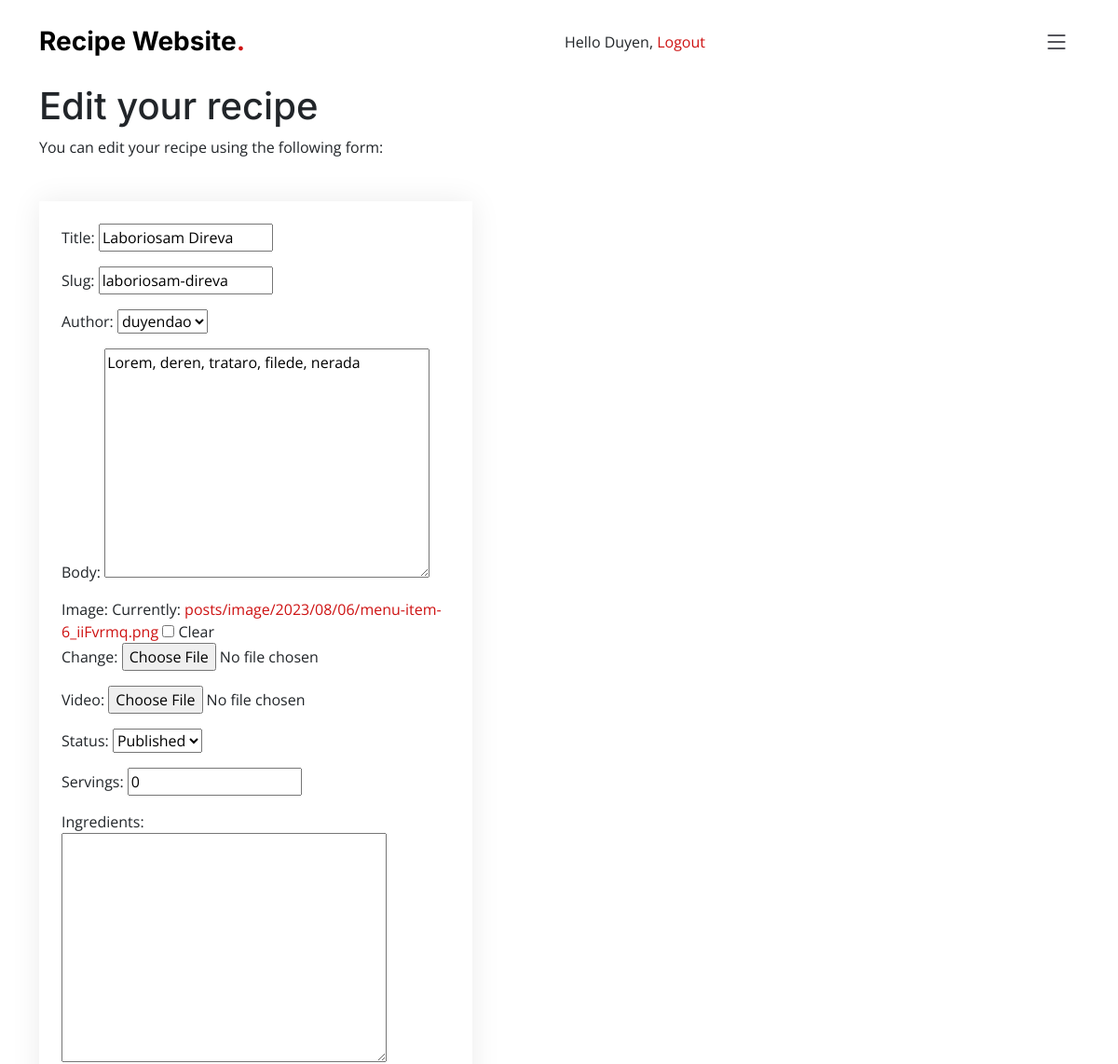
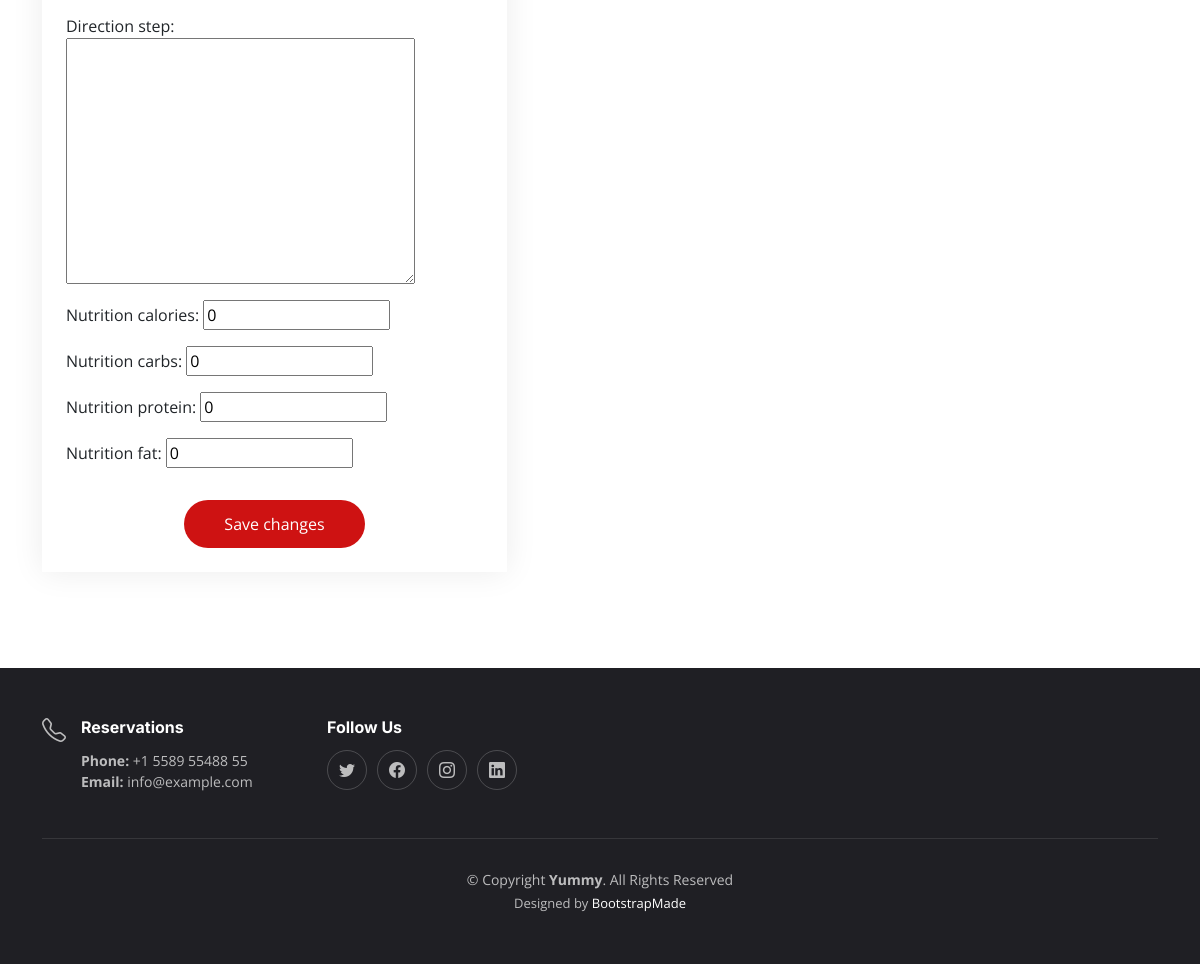
The page /menu/edit-recipe/6 (signed in) on the database as committed earlier (2 pictures, top to bottom).
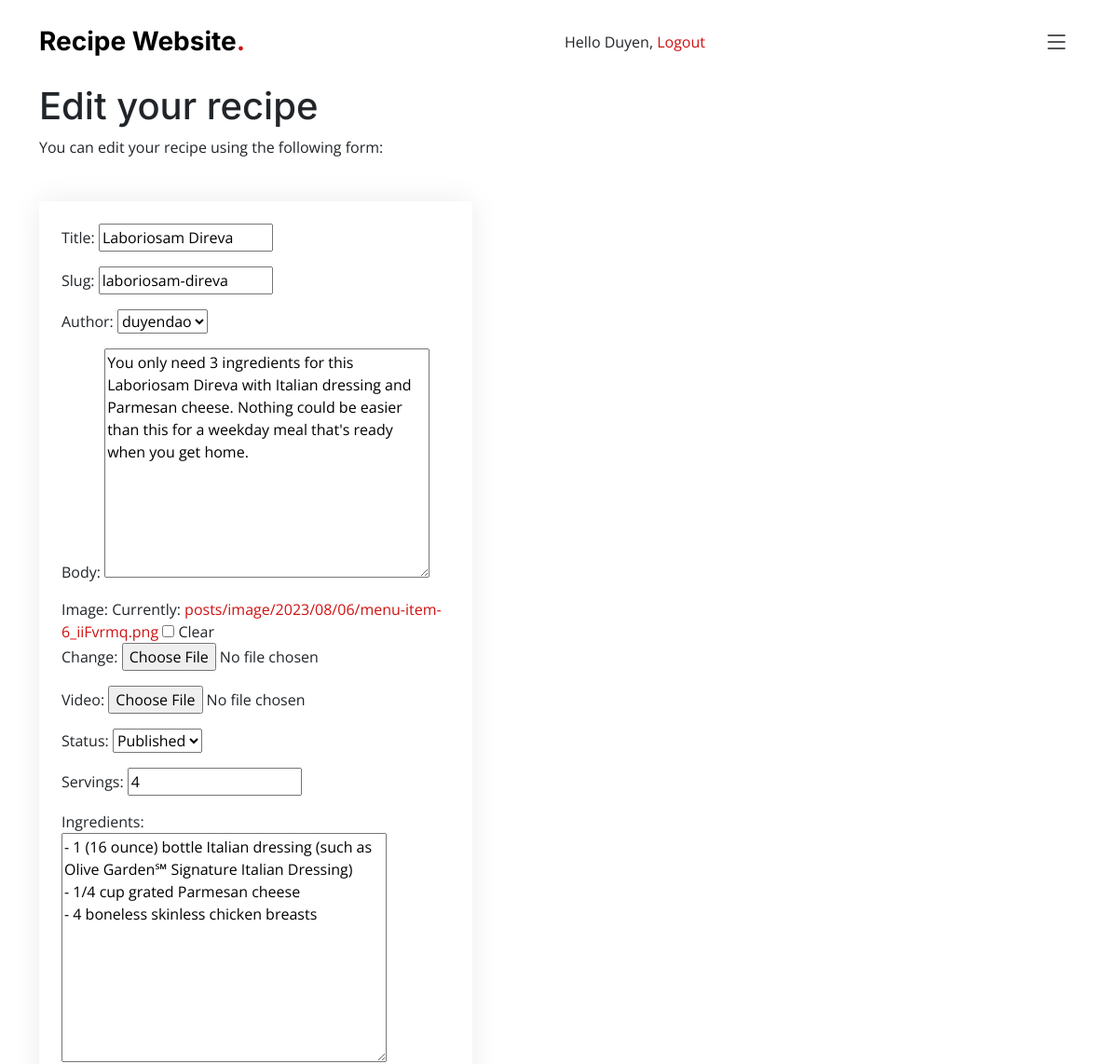
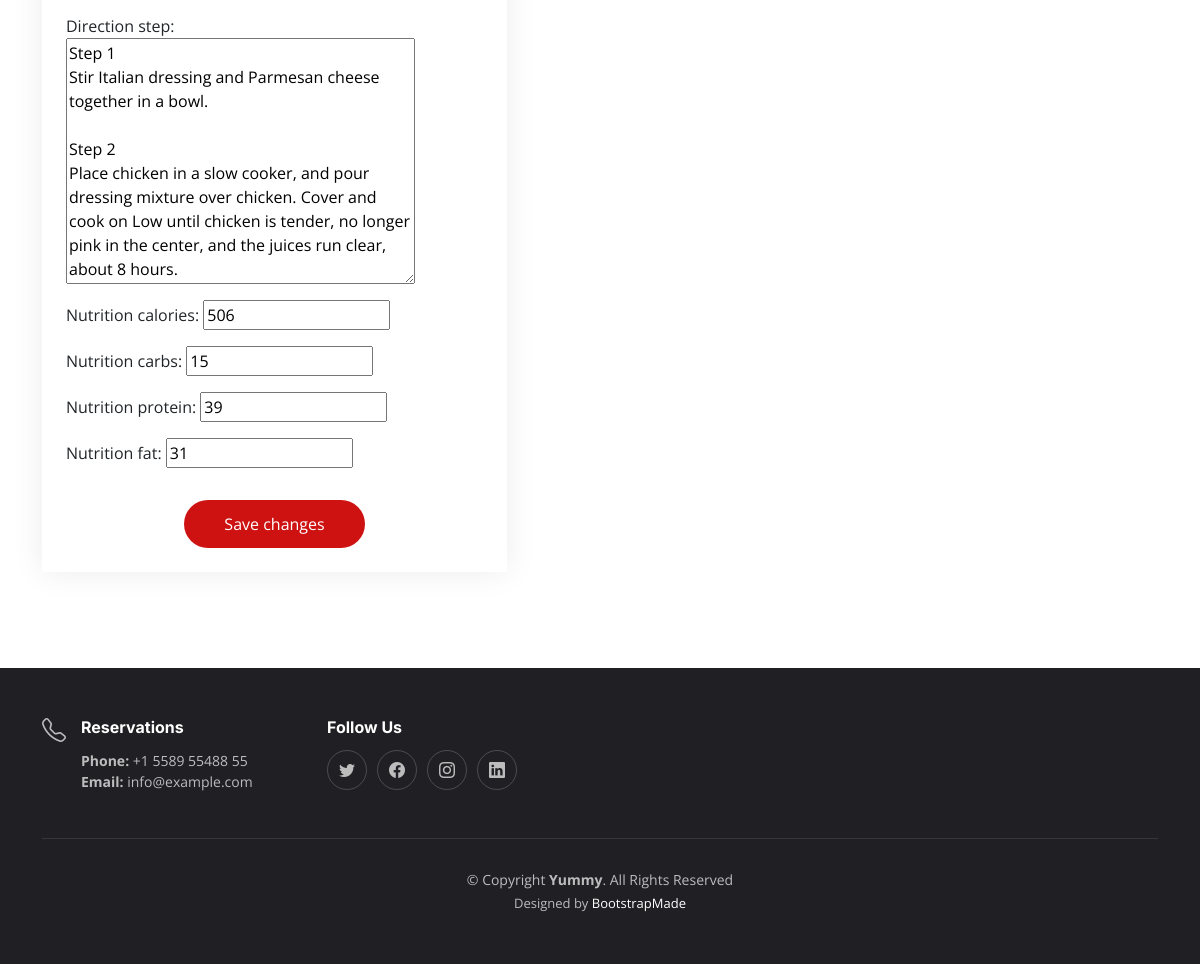
The same page on the database as committed later (2 pictures, top to bottom).
### recipe/models.py (models this page shows, shortened)
class Post(models.Model):
    STATUS_CHOICES = ( ('draft', 'Draft'), ('published', 'Published'), )
    title = models.CharField(max_length=250)
    slug = models.SlugField(max_length=250, unique_for_date='publish')
    author = models.ForeignKey(User, on_delete=models.CASCADE, related_name='recipe_posts')
    body = models.TextField(blank=True)
    image = models.ImageField(upload_to='posts/image/%Y/%m/%d/', blank=True)
    video = models.FileField(upload_to='posts/video/%Y/%m/%d/', blank=True)
    url = models.URLField()
    publish = models.DateTimeField(default=timezone.now)
    created = models.DateTimeField(auto_now_add=True)
    updated = models.DateTimeField(auto_now=True)
    status = models.CharField(max_length=10, choices=STATUS_CHOICES, default='draft')
    objects = models.Manager() # The default manager.
    published = PublishedManager() # Our custom manager.
    score = models.IntegerField(default=0,
        validators=[
            MaxValueValidator(5),
            MinValueValidator(0),
        ]
    )
    servings = models.IntegerField(default=0)
    ingredients = models.TextField(blank=True)
    direction_step = models.TextField(blank=True)
    nutrition_calories = models.IntegerField(default=0)
    nutrition_carbs = models.IntegerField(default=0)
    nutrition_protein = models.IntegerField(default=0)
    nutrition_fat = models.IntegerField(default=0)
    class Meta:
        ordering = ('-publish',)

### recipe/views.py (the view)
# urls.py: path('edit-recipe/<int:post_id>', views.edit, name='edit_recipe'),
@login_required
def edit(request, post_id):
    post = Post.objects.get(id=post_id)
    if request.method == 'POST':
        post_form = PostEditForm(instance=post, data=request.POST, files=request.FILES)
        if post_form.is_valid ():
            post_form.save()
            return HttpResponseRedirect('/menu/')
        else:
            messages.error(request, 'Error updating your post')
    else:
        post_form = PostEditForm(instance=post)
    return render(request, 'recipe/post/edit.html', {'post': post,
                                                     'post_form': post_form})

### recipe/forms.py
class PostEditForm(forms.ModelForm):
    class Meta:
        model = Post
        fields = ('title', 'slug', 'author', 'body', 'image', 'video', 'status',
                  'servings', 'ingredients', 'direction_step', 'nutrition_calories',
                  'nutrition_carbs', 'nutrition_protein', 'nutrition_fat')

### recipe/templates/recipe/post/edit.html (shortened to what this page needs)
{% extends "base.html" %}
{% block content %}
    <div class="contact">
        <div class="container">
            <div class="col-lg-5 order-2 order-lg-1 d-flex flex-column justify-content-center align-items-center align-items-lg-start text-center text-lg-start">
                <h1 style="padding-top: 10px;">Edit your recipe</h1>
                <p>You can edit your recipe using the following form:</p>
            </div>
            <div class="col-lg-5 order-1 order-lg-2 text-center text-lg-start">
                <form method="post" enctype="multipart/form-data" class="comment-form p-3 p-md-4">
                    {{ post_form.as_p }}
                    <div class="text-center"><button type="submit">Save changes</button></div>
                </form>
            </div>
        </div>
    </div>
{% endblock %}

Rows that differ between the two databases and show on the page:
changed Post "Laboriosam Direva": body "Lorem, deren, trataro, filede, nerada" → "You only need 3 ingredients for this Laboriosam Direva with Italian dressing and Parmesan cheese. Nothing could be easier than this for a weekday meal that's ready when you get home."; servings "0" → "4"; ingredients (not shown) → "- 1 (16 ounce) bottle Italian dressing (such as Olive Garden℠ Signature Italian Dressing) - 1/4 cup grated Parmesan cheese - 4 boneless skinless chicken breasts"; direction_step (not shown) → "Step 1 Stir Italian dressing and Parmesan cheese together in a bowl. Step 2 Place chicken in a slow cooker, and pour dressing mixture over chicken. Cover and cook on Low until chicken is tender, no longer pink in the center, and the juices run clear, about 8 hours."; nutrition_calories "0" → "506"; nutrition_carbs "0" → "15"; nutrition_protein "0" → "39"; nutrition_fat "0" → "31"
